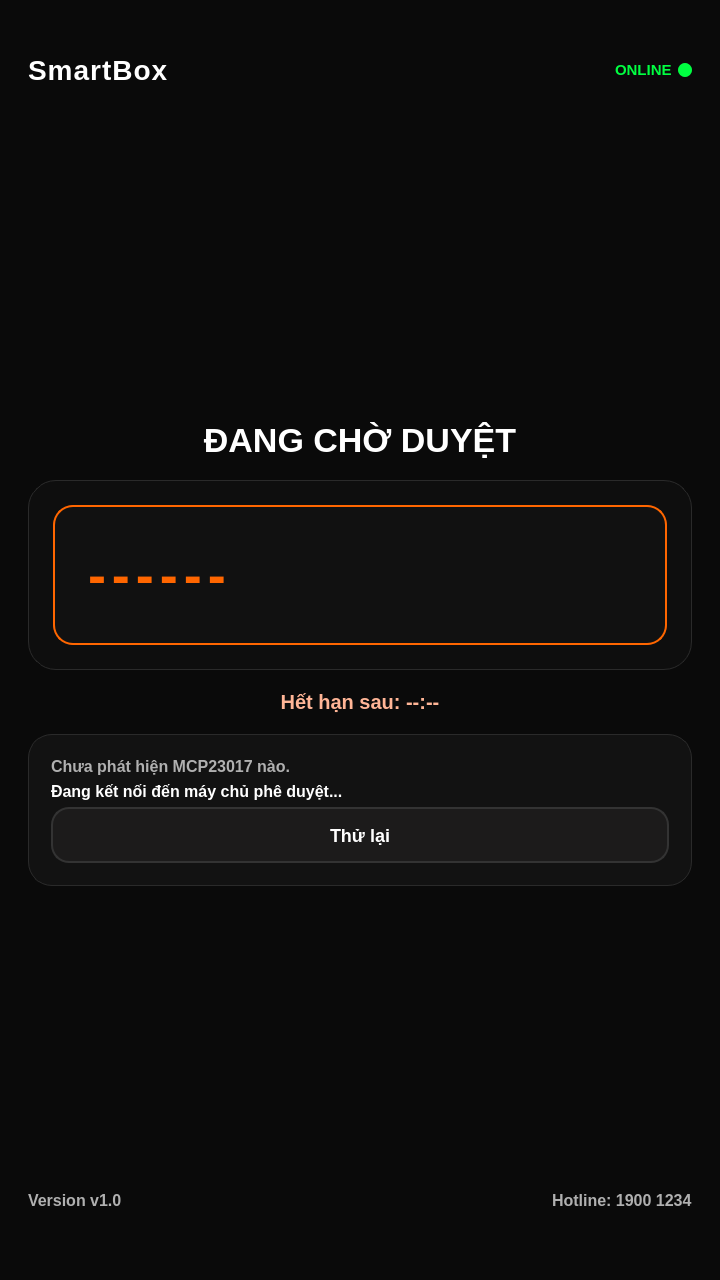
<?xml version="1.0" encoding="UTF-8"?>
<ui version="4.0">
 <class>PairingRootFrame</class>
 <widget class="QWidget" name="PairingRootFrame">
  <property name="geometry">
   <rect>
    <x>0</x>
    <y>0</y>
    <width>720</width>
    <height>1280</height>
   </rect>
  </property>
  <property name="styleSheet">
   <string notr="true">#PairingRootFrame {
    background-color: #0A0A0A;
}

#HeaderFrame,
#CenterFrame,
#FooterFrame {
    background-color: transparent;
}

#HeaderFrame {
    min-height: 92px;
}

#lblBrand {
    color: #FFFFFF;
    font-family: "Be Vietnam Pro", "Arial", sans-serif;
    font-size: 28px;
    font-weight: 900;
    letter-spacing: 1px;
}

#lblNetworkStatus {
    color: #00FF41;
    font-family: "Be Vietnam Pro", "Arial", sans-serif;
    font-size: 15px;
    font-weight: 800;
}

#lblTitle {
    color: #FFFFFF;
    font-family: "Be Vietnam Pro", "Arial", sans-serif;
    font-size: 34px;
    font-weight: 900;
}

#lblPairingCode {
    color: #FF6600;
    background-color: #111111;
    border: 2px solid #FF6600;
    border-radius: 20px;
    padding: 18px 18px;
    font-family: "Consolas", "Courier New", monospace;
    font-size: 54px;
    font-weight: 900;
    letter-spacing: 6px;
    qproperty-alignment: AlignCenter;
}

#lblCountdown {
    color: #FFB596;
    font-family: "Be Vietnam Pro", "Arial", sans-serif;
    font-size: 20px;
    font-weight: 700;
}

#lblMcpSummary,
#lblStatus,
#lblVersion,
#lblHotline {
    color: #B0B0B0;
    font-family: "Be Vietnam Pro", "Arial", sans-serif;
    font-size: 16px;
    font-weight: 600;
}

#lblStatus {
    color: #FFFFFF;
}

#btnRetry {
    background-color: #1C1B1B;
    color: #FFFFFF;
    border: 2px solid #333333;
    border-radius: 18px;
    padding: 14px 18px;
    font-family: "Be Vietnam Pro", "Arial", sans-serif;
    font-size: 18px;
    font-weight: 800;
}

#btnRetry:hover {
    border-color: #FF6600;
}

#InfoCard {
    background-color: #121212;
    border: 1px solid #2A2A2A;
    border-radius: 24px;
}

#CodeCard {
    background-color: #0E0E0E;
    border: 1px solid #2A2A2A;
    border-radius: 28px;
}</string>
  </property>
  <layout class="QVBoxLayout" name="verticalLayout">
   <property name="leftMargin">
    <number>28</number>
   </property>
   <property name="topMargin">
    <number>24</number>
   </property>
   <property name="rightMargin">
    <number>28</number>
   </property>
   <property name="bottomMargin">
    <number>70</number>
   </property>
   <property name="spacing">
    <number>18</number>
   </property>
   <item>
    <widget class="QFrame" name="HeaderFrame">
     <layout class="QHBoxLayout" name="headerLayout">
      <property name="leftMargin">
       <number>0</number>
      </property>
      <property name="topMargin">
       <number>0</number>
      </property>
      <property name="rightMargin">
       <number>0</number>
      </property>
      <property name="bottomMargin">
       <number>0</number>
      </property>
      <item>
       <widget class="QLabel" name="lblBrand">
        <property name="text">
         <string>SmartBox</string>
        </property>
       </widget>
      </item>
      <item>
       <spacer name="horizontalSpacer">
        <property name="orientation">
         <enum>Qt::Orientation::Horizontal</enum>
        </property>
        <property name="sizeHint" stdset="0">
         <size>
          <width>40</width>
          <height>20</height>
         </size>
        </property>
       </spacer>
      </item>
      <item>
       <widget class="QLabel" name="lblNetworkStatus">
        <property name="text">
         <string>ONLINE</string>
        </property>
       </widget>
      </item>
      <item>
       <widget class="QLabel" name="lblNetworkDot">
        <property name="minimumSize">
         <size>
          <width>14</width>
          <height>14</height>
         </size>
        </property>
        <property name="maximumSize">
         <size>
          <width>14</width>
          <height>14</height>
         </size>
        </property>
        <property name="text">
         <string/>
        </property>
        <property name="styleSheet">
         <string notr="true">background-color: #00FF41; border-radius: 7px;</string>
        </property>
       </widget>
      </item>
     </layout>
    </widget>
   </item>
   <item>
    <spacer name="topSpacer">
     <property name="orientation">
      <enum>Qt::Orientation::Vertical</enum>
     </property>
     <property name="sizeHint" stdset="0">
      <size>
       <width>20</width>
       <height>30</height>
      </size>
     </property>
    </spacer>
   </item>
   <item>
    <widget class="QFrame" name="CenterFrame">
     <layout class="QVBoxLayout" name="centerLayout">
      <property name="leftMargin">
       <number>0</number>
      </property>
      <property name="topMargin">
       <number>0</number>
      </property>
      <property name="rightMargin">
       <number>0</number>
      </property>
      <property name="bottomMargin">
       <number>0</number>
      </property>
      <property name="spacing">
       <number>20</number>
      </property>
      <item>
       <widget class="QLabel" name="lblTitle">
        <property name="alignment">
         <set>Qt::AlignmentFlag::AlignCenter</set>
        </property>
        <property name="text">
         <string>ĐANG CHỜ DUYỆT</string>
        </property>
       </widget>
      </item>
      <item>
       <widget class="QFrame" name="CodeCard">
        <layout class="QVBoxLayout" name="codeLayout">
         <property name="leftMargin">
          <number>24</number>
         </property>
         <property name="topMargin">
          <number>24</number>
         </property>
         <property name="rightMargin">
          <number>24</number>
         </property>
         <property name="bottomMargin">
          <number>24</number>
         </property>
         <item>
          <widget class="QLabel" name="lblPairingCode">
           <property name="minimumSize">
            <size>
             <width>0</width>
             <height>140</height>
            </size>
           </property>
           <property name="text">
            <string>------</string>
           </property>
          </widget>
         </item>
        </layout>
       </widget>
      </item>
      <item>
       <widget class="QLabel" name="lblCountdown">
        <property name="alignment">
         <set>Qt::AlignmentFlag::AlignCenter</set>
        </property>
        <property name="text">
         <string>Hết hạn sau: --:--</string>
        </property>
       </widget>
      </item>
      <item>
       <widget class="QFrame" name="InfoCard">
        <layout class="QVBoxLayout" name="infoLayout">
         <property name="leftMargin">
          <number>22</number>
         </property>
         <property name="topMargin">
          <number>22</number>
         </property>
         <property name="rightMargin">
          <number>22</number>
         </property>
         <property name="bottomMargin">
          <number>22</number>
         </property>
         <item>
          <widget class="QLabel" name="lblMcpSummary">
           <property name="text">
            <string>Chưa phát hiện MCP23017 nào.</string>
           </property>
           <property name="wordWrap">
            <bool>true</bool>
           </property>
          </widget>
         </item>
         <item>
          <widget class="QLabel" name="lblStatus">
           <property name="text">
            <string>Đang kết nối đến máy chủ phê duyệt...</string>
           </property>
           <property name="wordWrap">
            <bool>true</bool>
           </property>
          </widget>
         </item>
         <item>
          <widget class="QPushButton" name="btnRetry">
           <property name="minimumSize">
            <size>
             <width>0</width>
             <height>56</height>
            </size>
           </property>
           <property name="text">
            <string>Thử lại</string>
           </property>
          </widget>
         </item>
        </layout>
       </widget>
      </item>
     </layout>
    </widget>
   </item>
   <item>
    <spacer name="bottomSpacer">
     <property name="orientation">
      <enum>Qt::Orientation::Vertical</enum>
     </property>
     <property name="sizeHint" stdset="0">
      <size>
       <width>20</width>
       <height>20</height>
      </size>
     </property>
    </spacer>
   </item>
   <item>
    <widget class="QFrame" name="FooterFrame">
     <layout class="QHBoxLayout" name="footerLayout">
      <property name="leftMargin">
       <number>0</number>
      </property>
      <property name="topMargin">
       <number>0</number>
      </property>
      <property name="rightMargin">
       <number>0</number>
      </property>
      <property name="bottomMargin">
       <number>0</number>
      </property>
      <item>
       <widget class="QLabel" name="lblVersion">
        <property name="text">
         <string>Version v1.0</string>
        </property>
       </widget>
      </item>
      <item>
       <spacer name="horizontalSpacer_2">
        <property name="orientation">
         <enum>Qt::Orientation::Horizontal</enum>
        </property>
        <property name="sizeHint" stdset="0">
         <size>
          <width>40</width>
          <height>20</height>
         </size>
        </property>
       </spacer>
      </item>
      <item>
       <widget class="QLabel" name="lblHotline">
        <property name="text">
         <string>Hotline: 1900 1234</string>
        </property>
       </widget>
      </item>
     </layout>
    </widget>
   </item>
  </layout>
 </widget>
 <resources/>
 <connections/>
</ui>
